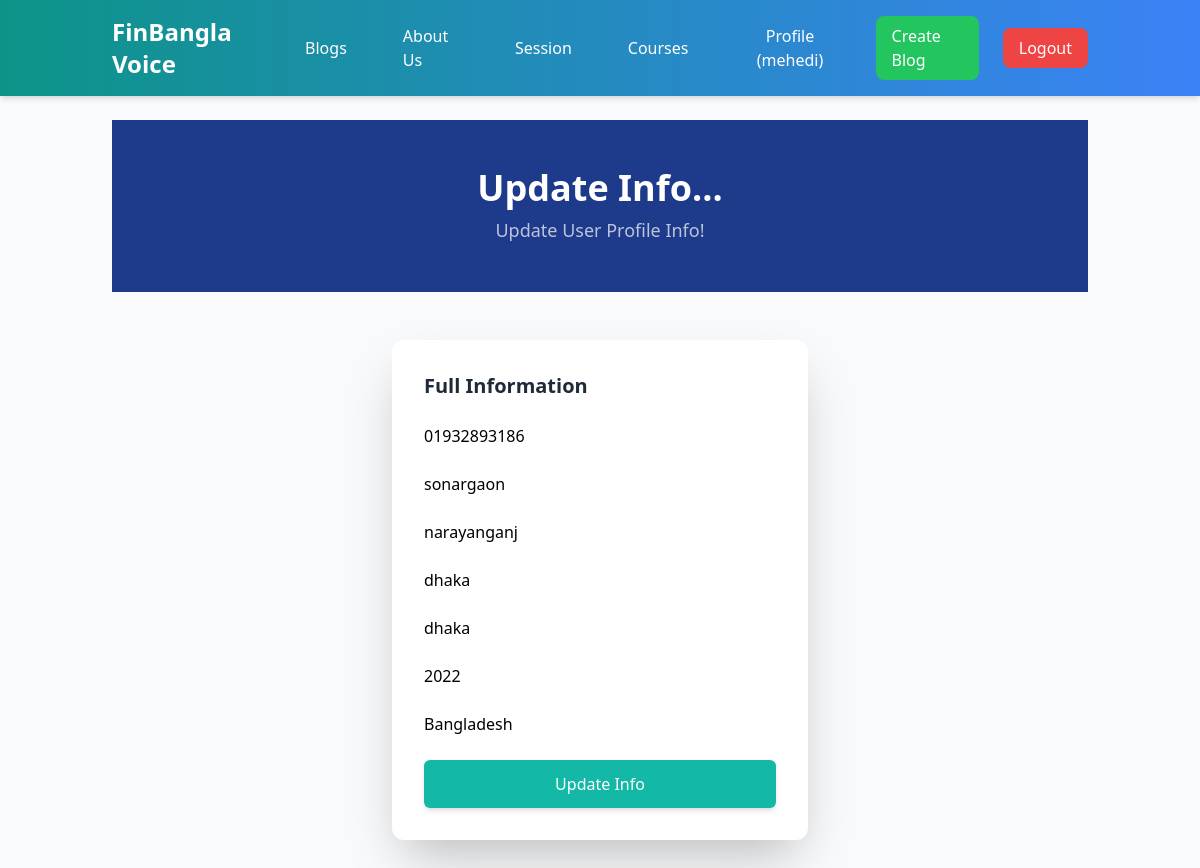
/users/update_info/ (signed in), run on the app's committed database.
### users/models.py (models this page shows, shortened)
class Profile(models.Model):
    user = models.OneToOneField(User, on_delete=models.CASCADE)
    date_modified = models.DateTimeField(User, auto_now=True)
    phone = models.CharField(max_length=20, blank=True)
    address1 = models.CharField(max_length=200, blank=True)
    address2 = models.CharField(max_length=200, blank=True)
    city = models.CharField(max_length=30, blank=True)
    state = models.CharField(max_length=30, blank=True)
    zipcode = models.CharField(max_length=20, blank=True)
    country = models.CharField(max_length=30, blank=True)
    old_cart = models.CharField(max_length=200, blank=True, null=True)

### users/views.py (the view)
# urls.py: path('update_info/', views.update_info, name = 'update_info'),
def update_info(request):
    if request.user.is_authenticated:
        current_user = Profile.objects.get(user__id=request.user.id)
        form = UserInfoForm(request.POST or None, instance=current_user)
        if form.is_valid():
            form.save()
            messages.success(
                request, "Your Profile Info has been Updated Successfully !!!"
            )
            return redirect("home")
        return render(request, "update_info.html", {"form": form})
    else:
        messages.success(request, "You must be logged in to view that page !!!")
        return redirect("home")

### users/forms.py
class UserInfoForm(forms.ModelForm):
    phone = forms.CharField(label="", widget=forms.TextInput(attrs={'class': 'form-control', 'placeholder': 'Phone Number'}), required=True)
    address1 = forms.CharField(label="", widget=forms.TextInput(attrs={'class': 'form-control', 'placeholder': 'Address 1'}), required=False)
    address2 = forms.CharField(label="", widget=forms.TextInput(attrs={'class': 'form-control', 'placeholder': 'Address 2'}), required=False)
    city = forms.CharField(label="", widget=forms.TextInput(attrs={'class': 'form-control', 'placeholder': 'City'}), required=False)
    state = forms.CharField(label="", widget=forms.TextInput(attrs={'class': 'form-control', 'placeholder': 'State'}), required=False)
    zipcode = forms.CharField(label="", widget=forms.TextInput(attrs={'class': 'form-control', 'placeholder': 'Zipcode'}), required=False)
    country = forms.CharField(label="", widget=forms.TextInput(attrs={'class': 'form-control', 'placeholder': 'Country'}), required=False)
    class Meta:
        model = Profile
        fields = ('phone', 'address1', 'address2', 'city', 'state', 'zipcode','country')

### users/templates/update_info.html (shortened to what this page needs)
{% extends 'blogs/base.html' %}
{% load static %}
{% block content %}
<div class="min-h-screen bg-gray-50">
    <header class="bg-blue-900 py-12">
        <div class="container mx-auto px-4 max-w-3xl text-center">
            <h1 class="text-4xl font-bold text-white animate-fadeIn delay-100">Update Info...</h1>
            <p class="text-lg text-white/70 mt-2 animate-fadeIn delay-200">Update User Profile Info!</p>
        </div>
    </header>
    <div class="container mx-auto px-4 max-w-md py-12">
        <div class="bg-white rounded-xl shadow-2xl p-8 animate-fadeIn delay-300">
            <form method="post" action="{% url 'update_info' %}" class="space-y-6">
                <strong class="text-xl font-semibold text-gray-800 mb-4">Full Information</strong>
                {{ form.as_p }}
                <button type="submit" class="w-full bg-teal-500 hover:bg-teal-600 text-white font-medium py-3 px-4 rounded-md shadow-md hover:shadow-lg transition duration-300 transform hover:scale-105">Update Info</button>
            </form>
        </div>
    </div>
</div>
{% endblock %}

### blogs/templates/blogs/base.html (shortened to what this page needs)
<!DOCTYPE html>
<html lang="en">
<head>
    <script src="https://cdn.tailwindcss.com"></script>
    {% load static %}
    <link rel="stylesheet" href="{% static 'css/output.css' %}" />
</head>
<body class="bg-gray-50 font-sans">
    <nav class="bg-gradient-to-r from-teal-600 to-blue-500 shadow-md">
        <div class="container mx-auto px-6 py-4 flex justify-between items-center">
            <a href="{% url 'home' %}" class="text-2xl font-bold text-white">FinBangla Voice</a>
            <div class="hidden lg:flex space-x-6 items-center" id="menu">
                <a href="{% url 'blog-home' %}" class="text-white px-4 py-2 rounded-lg hover:bg-white hover:text-teal-600 transition">Blogs</a>
                <a href="{% url 'about' %}" class="text-white px-4 py-2 rounded-lg hover:bg-white hover:text-teal-600 transition">About Us</a>
                <a href="{% url 'session' %}" class="text-white px-4 py-2 rounded-lg hover:bg-white hover:text-teal-600 transition">Session</a>
                <div class="relative group">
                    <button class="text-white px-4 py-2 rounded-lg hover:bg-white hover:text-teal-600 transition focus:outline-none">Courses</button>
                </div>
                {% if user.is_authenticated %}
                <div class="relative group">
                    <button class="text-white px-4 py-2 rounded-lg hover:bg-white hover:text-teal-600 transition focus:outline-none">Profile ({{ user.username }})</button>
                </div>
                <a href="{% url 'post-create' %}" class="text-white px-4 py-2 bg-green-500 rounded-lg hover:bg-green-600 transition">Create Blog</a>
                <a href="{% url 'logout' %}" class="text-white px-4 py-2 bg-red-500 rounded-lg hover:bg-red-600 transition">Logout</a>
                {% else %}
                <a href="{% url 'login' %}" class="text-white px-4 py-2 bg-green-500 rounded-lg hover:bg-green-600 transition">Login</a>
                <a href="{% url 'register' %}" class="text-white px-4 py-2 bg-blue-500 rounded-lg hover:bg-blue-600 transition">Register</a>
                {% endif %}
            </div>
        </div>
    </nav>
    <div class="container mx-auto p-6 max-w-5xl">
        {% block content %}
        {% endblock %}
    </div>
</body>
</html>

### blogs/templates/blogs/base.html (style rules this page uses)
form input[type="text"], form input[type="email"], form input[type="password"] { @apply w-full px-3 py-2 border border-gray-300 rounded-md shadow-sm placeholder-gray-400; @apply focus:outline-none focus:ring-2 focus:ring-teal-500 focus:border-teal-500; @apply transition duration-150 ease-in-out; }

### data on the page
Profile: phone "01932893186", address1 "sonargaon", address2 "narayanganj", city "dhaka", state "dhaka", zipcode "2022", country "Bangladesh"

### other printed values
{{ user.username }} "mehedi"
